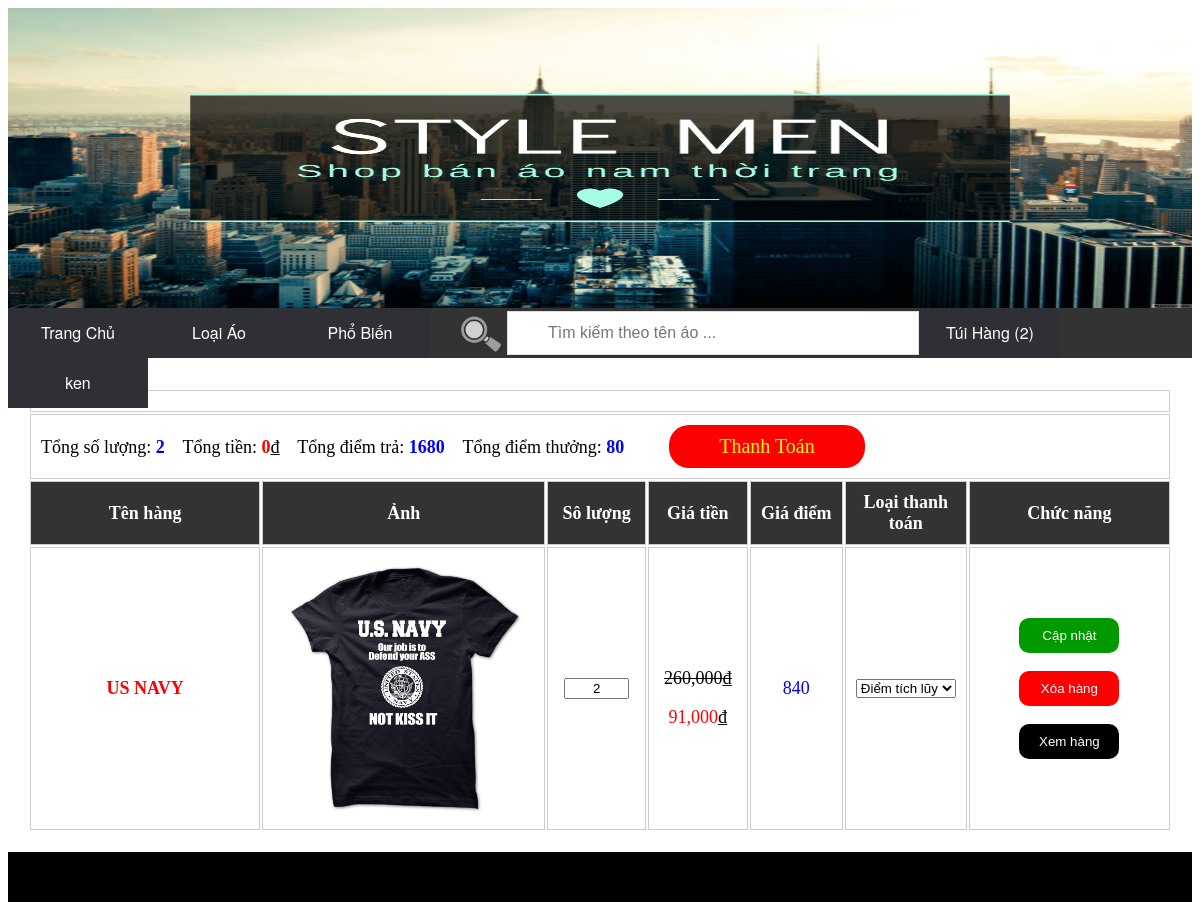
Page /ShopAoOnline/TuiHang.php (signed in) on the committed database.
### tables this page shows
CREATE TABLE IF NOT EXISTS `tuihang` (
  `MaTH` int(11) NOT NULL AUTO_INCREMENT,
  `MaTV` int(11) NOT NULL,
  `MaMH` int(11) NOT NULL,
  `SoLuong` int(11) NOT NULL,
  `LoaiGia` int(11) NOT NULL,
  PRIMARY KEY (`MaTH`),
  KEY `MaTV` (`MaTV`),
  KEY `MaMH` (`MaMH`)
);

CREATE TABLE IF NOT EXISTS `mathang` (
  `MaMH` int(11) NOT NULL AUTO_INCREMENT,
  `TenMH` text NOT NULL,
  `MaLoai` int(11) NOT NULL,
  `MaPB` int(11) NOT NULL,
  `SoLuong` int(11) NOT NULL,
  `DiemThuong` int(11) NOT NULL,
  `GiaA` float NOT NULL,
  `GiaB` int(11) NOT NULL,
  `Sale` int(11) NOT NULL,
  `Hinh` text NOT NULL,
  `GioiThieu` text NOT NULL,
  PRIMARY KEY (`MaMH`),
  KEY `MaLoai` (`MaLoai`),
  KEY `MaPB` (`MaPB`)
);

### ShopAoOnline/TuiHang.php (the view, shortened to what this page needs)
<!DOCTYPE html PUBLIC "-//W3C//DTD XHTML 1.0 Transitional//EN" "http://www.w3.org/TR/xhtml1/DTD/xhtml1-transitional.dtd">
<html xmlns="http://www.w3.org/1999/xhtml">
<head>
<link href="css/TrangChu.css" type="text/css" rel="stylesheet" rev="stylesheet" />
</head>
<body>
	<?php
		$cnSQL = @mysql_connect($_SESSION["host"][0], "root", "");
		$msg = "";
		function sql($cn, $db, $sql){
			return mysql_query($sql, $cn);
		}
	?>
<form id="frmTuiHang" action="TuiHang.php" method="post" >
	<div id="wrapper">
    	<div id="banner">
        	<img src="Images Other/Style-Men.png" width="100%" height="300" />
        </div>
        <div id="nav">
        	<ul id="nav-menu">
            	<li><a href="TrangChu.php?reset=1&posx=0&offset=0&page=1">Trang Chủ</a></li>
                <li>
                	<a href="">Loại Áo</a>
                </li>
                <li>
                	<a href="">Phổ Biến</a>
                </li>
                <li >
                	<img src="Images Other/search-icon.png" width="40" height="40" style="margin:6px 5px auto 30px;" />
                </li>
                <li><input id="inputSearch" type="text" placeholder="Tìm kiếm theo tên áo ..." size="30" onkeyup="searchSP();" /></li>
              	<li>
                	<a href="TuiHang.php?posx=0">Túi Hàng
						<?php
							if(!isset($_SESSION["matv"])){
								echo '(0)';
							}else{
								$sl = 0;
								$result = sql($cnSQL,"quanlyshop","Select SoLuong From tuihang Where MaTV=".$_SESSION["matv"]);
								if($result){
									while($rows=mysql_fetch_row($result)){
										$sl += $rows[0];
									}
									echo '('.$sl.')';
								}else{
									echo '(0)';
								}
							}
						?>
                   	</a>
                </li>
              	<li>
              		<?php echo $_SESSION["thongtin"]; ?>
               	</li>
            </ul>
      	</div>
      	<div id="midle">
        	<table width="100%" id="tbl-TuiHang" align="center">
            	<tr>
                	<td colspan="7" style="font-size:20px;"><?php echo $msg; ?></td>
                </tr>
                <tr align="left">
                	<td colspan="7">
                    	<?php
							$result = sql($cnSQL,"quanlyshop","Select mh.*,th.*
															   From tuihang th,mathang mh
															   Where th.MaTV=".$_SESSION["matv"]." And
																	 th.MaMH=mh.MaMH");
							if($result){
								$tongtien = 0;
								$diemthuong = 0;
								$diemtra = 0;
								$soluong = 0;
								while($rows=mysql_fetch_row($result)){
									if($rows[15]==0){
										if($rows[8]>0)
											$tongtien += intval(($rows[6]/100)*$rows[8])*$rows[14];
										else
											$tongtien += $rows[6]*$rows[14];
									}else{
										$diemtra += $rows[7]*$rows[14];
									}
									$diemthuong += $rows[5]*$rows[14];
									$soluong += $rows[14];
								}
								echo 'Tổng số lượng:&nbsp;<span style="font-weight:bold; color:blue">'.$soluong.'</span>&nbsp;&nbsp;&nbsp;
									  Tổng tiền:&nbsp;<span style="color:red;font-weight:bold;">'.number_format($tongtien).'</span>₫&nbsp;&nbsp;&nbsp;
									  Tổng điểm trả:&nbsp;<span style="font-weight:bold; color:blue">'.$diemtra.'</span>&nbsp;&nbsp;&nbsp;
									  Tổng điểm thưởng:&nbsp;<span style="font-weight:bold; color:blue">'.$diemthuong.'</span>&nbsp;&nbsp;&nbsp;&nbsp;&nbsp;&nbsp;&nbsp;&nbsp;&nbsp;
									  <input name="btnThanhToan" class="btn-thanh-toan" type="submit" value="Thanh Toán">';
							}
						?>
                    </td>
                </tr>
            	<?php
					$result = sql($cnSQL,"quanlyshop","Select mh.*,th.SoLuong,th.LoaiGia,th.MaTH
													   From tuihang th,mathang mh
													   Where th.MaTV=".$_SESSION["matv"]." And
													   		 th.MaMH=mh.MaMH");
					if($result){
						echo '<tr align="center" class="tbl-title">';
						echo 	'<td width="250">Tên hàng</td>';
						echo 	'<td width="261">Ảnh</td>';
						echo 	'<td width="80">Sô lượng</td>';
						echo 	'<td width="80">Giá tiền</td>';
						echo 	'<td width="80">Giá điểm</td>';
						echo 	'<td width="100">Loại thanh toán</td>';
						echo 	'<td width="200">Chức năng</td>';
						echo '</tr>';
						while($rows=mysql_fetch_row($result)){
							echo '<tr align="center">';
							echo 	'<td class="tbl-tenhang">'.$rows[1].'</td>';
							echo 	'<td>
								  		<img src="Images/'.$rows[9].'" width="261" height="261" />
								  	</td>';
							echo 	'<td>
								  		<input name="txtSL-'.$rows[13].'" style="text-align:center;" size="5" type="text" value="'.$rows[11].'" size="10">
								  	</td>';
							$gia = "";
							if($rows[8]>0)
								$gia = '<p style="text-decoration:line-through;">'.number_format($rows[6]).'₫</p>
										<span style="color:red">'.number_format(intval((($rows[6]/100)*$rows[8]))).'</span>';
							else
								$gia = '<span style="color:red">'.number_format($rows[6]).'</span>';
							echo 	'<td>'.$gia.'₫</td>';
							echo 	'<td><span style="color:blue;">'.$rows[7].'<span></td>';
							echo 	'<td>
								  		<select name="cmbGia-'.$rows[13].'">
											<option value="0" selected>Tiền mặt</option>
											<option value="1" '.($rows[12]==1?"selected":"").'>Điểm tích lũy</option>
										</select>
								  	</td>';
							echo 	'<td>
								  		<p>
											<input type="button" class="tbl-btn-capnhat" value="Cập nhật" onclick="redictTH('.$rows[13].',0)" />
										</p>
										<p>
											<input type="button" class="tbl-btn-xoa" value="Xóa hàng" onclick="redictTH('.$rows[13].',1)"/>
										</p>
										<p>
											<input type="button" class="tbl-btn-xem-hang" value="Xem hàng" onclick="redictXH('.$rows[0].')"/>
										</p>
								  	</td>';
							echo '</tr>';
						}
					}
				?>
            </table>
      	</div>
      	<div id="footer">
      	</div>
    </div>
</body>
</html>

### ShopAoOnline/css/TrangChu.css (style rules this page uses)
#wrapper { width:100%; margin:0px auto 0px auto; }
#banner { height:300px; }
#nav { background-color:#333; height:50px; }
#midle { display:table; margin:30px 20px 20px 20px; }
#footer { background-color:#000; height:50px; }
ul { list-style-type:none; margin:0; padding:0; position: absolute; }
li { display:inline-block; float: left; margin-right: 1px; }
li a { display:block; min-width:140px; height: 50px; text-align: center; line-height: 50px; font-family: "Helvetica Neue", Helvetica, Arial, sans-serif; color: #fff; background: #2f3036; text-decoration: none; }
#inputSearch { width:350px; font-size: 16px; padding: 12px 20px 12px 40px; border: 1px solid #ddd; margin-top:3px; }
table#tbl-TuiHang tr td { font-family:"Times New Roman", Times, serif; font-size:18px; padding:10px 10px 10px 10px; border:1px solid #CCC; }
.tbl-title { font-family:"Times New Roman", Times, serif; font-size:20px; font-weight:bold; padding:10px 10px 10px 10px; background-color:#333; color:#FFF; }
.tbl-tenhang { font-family:"Courier New", Courier, monospace; color:#F00; font-weight:bold; }
.tbl-btn-capnhat { border:0px; border-radius:10px; background-color:#090; color:#FFF; padding:10px 10px 10px 10px; width:100px; }
.tbl-btn-xoa { border:0px; border-radius:10px; background-color:#F00; color:#FFF; padding:10px 10px 10px 10px; width:100px; }
.tbl-btn-xem-hang { border:0px; border-radius:10px; background-color:#000; color:#FFF; padding:10px 10px 10px 10px; width:100px; }
.btn-thanh-toan { border:0px; background-color:#FD0000; color:#FF0; font-family:"Times New Roman", Times, serif; font-size:20px; padding:10px 50px 10px 50px; border-radius:20px; }
a:link { color:#FFF; }
a { text-decoration:none; }

### rows in the picture
tuihang: MaMH.TenMH "US NAVY", MaMH.Hinh (picture), MaTH+SoLuong "2", MaMH.GiaA "260,000", ($rows[6]/100)*$rows[8] "91,000", MaMH.GiaB "840", LoaiGia+MaTH "Điểm tích lũy"

### other values in the picture
$sl "2"
$_SESSION["thongtin"] "ken"
$soluong "2"
$tongtien "0"
$diemtra "1680"
$diemthuong "80"
